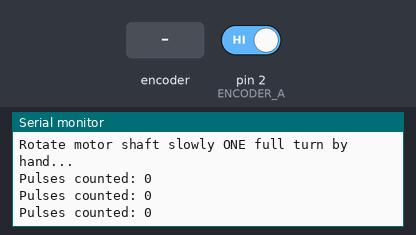
Bench run of a sketch on a simulated Arduino Uno, built with avr-gcc and run on an emulated ATmega328P. On the bench: the last lines printed to the serial monitor. The test bench sets the inputs (shaded band); at power-on: pin 2 (ENCODER_A) HIGH.

Above: at 1.2 s.
1.3 s: rotary encoder on pin 2 (ENCODER_A) / pin 3 (ENCODER_B) turned 1 step (first pin leading)
At 1.9 s:
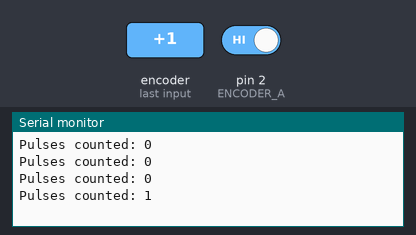
3.0 s: rotary encoder on pin 2 (ENCODER_A) / pin 3 (ENCODER_B) turned 1 step (first pin leading)
At 3.9 s:
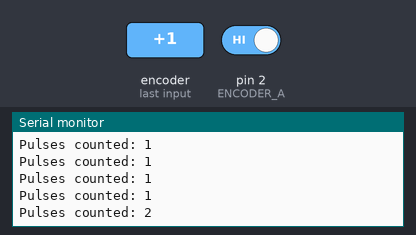
Timing chart, 0 to 6.0 s (numbered marks = the images above; inputs shaded):
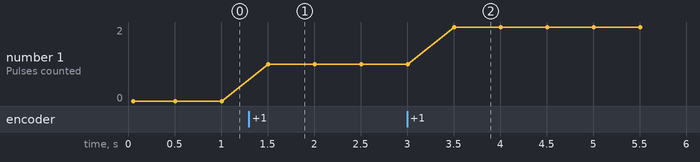

The sketch:

CPR_manual_test.ino
```cpp
// Encoder pins
const int ENCODER_A = 2;
const int ENCODER_B = 3;

volatile long encoderCount = 0;

void setup() {
  Serial.begin(9600);
  pinMode(ENCODER_A, INPUT_PULLUP);
  pinMode(ENCODER_B, INPUT_PULLUP);

  // Count only A channel
  attachInterrupt(digitalPinToInterrupt(ENCODER_A), encoderISR, RISING);

  Serial.println("Rotate motor shaft slowly ONE full turn by hand...");
}

void loop()
 {

  Serial.print("Pulses counted: ");
  Serial.println(encoderCount);
  delay(500);
}

void encoderISR() {
  encoderCount++;
}
```

Measured:
- after the input at 1.3 s, the serial monitor: prints a new line after 0.21 s (image 1)
- after the input at 3.0 s, the serial monitor: prints a new line after 0.51 s (image 2)
- plotted number 1: 0 → 1 after the input at 1.3 s, 1 → 2 after the input at 3.0 s
